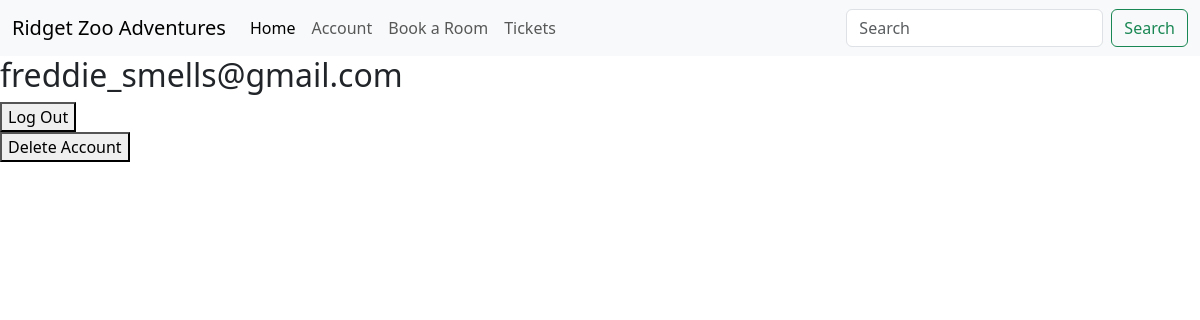
Page /account (signed in) on the earlier database version.
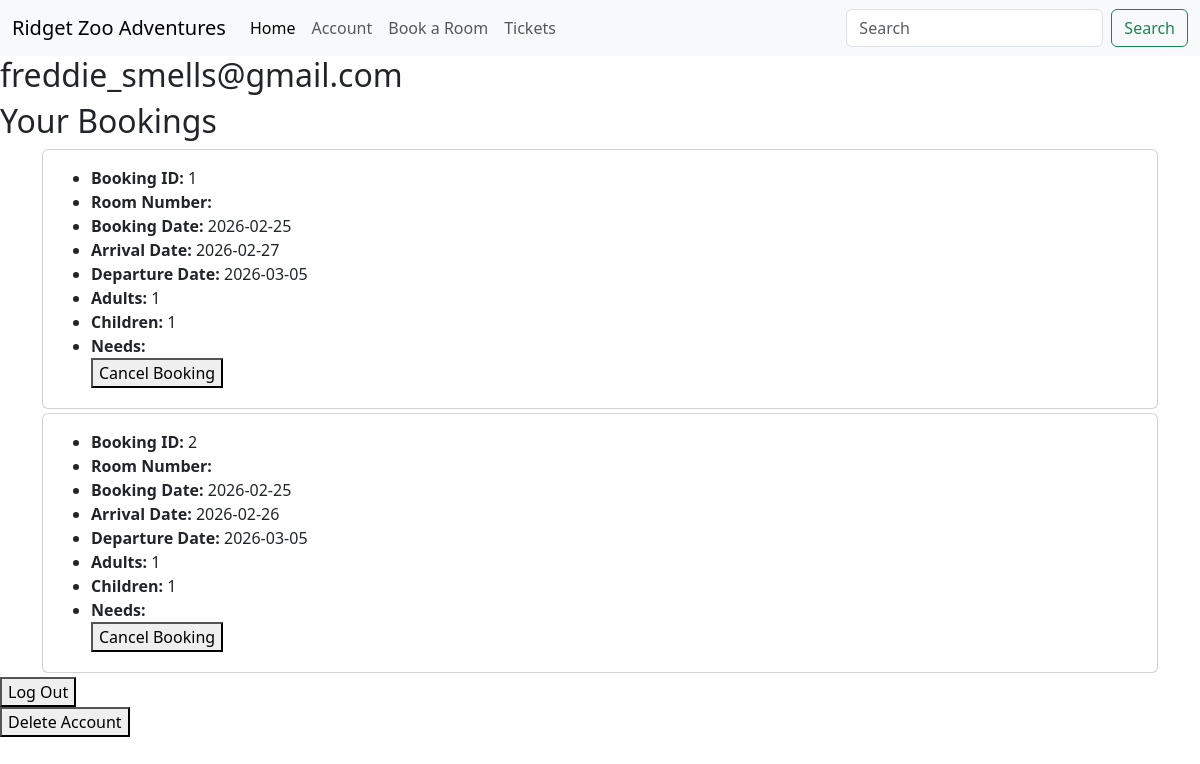
Same page on the later database version.
### database.py (models this page shows, shortened)
class User(db.Model, UserMixin):
    user_id = db.Column(db.Integer, primary_key=True)
    email = db.Column(db.String(120), unique=True, nullable=False)
    password = db.Column(db.String(128), nullable=False)
    send_email = db.Column(db.Boolean, default=True)
    is_admin = db.Column(db.Boolean, default=False)

class hotel_bookings(db.Model):
    booking_id = db.Column(db.Integer, primary_key=True)
    user_id = db.Column(db.Integer, db.ForeignKey('user.user_id'), nullable=False)
    room_id = db.Column(db.Integer, db.ForeignKey('rooms.room_id'), nullable=False)
    room_number = db.Column(db.String(50), nullable=False)
    booking_date = db.Column(db.String, nullable=False)
    check_in_date = db.Column(db.String, nullable=False)
    check_out_date = db.Column(db.String, nullable=False)
    adults = db.Column(db.Integer, nullable=False)
    children = db.Column(db.Integer, nullable=False)
    needs = db.Column(db.String(200), nullable=True)
    price = db.Column(db.Float, nullable=False)

### routes.py (the view)
@routes_blueprint.route('/account')
@login_required
def account():
    email = current_user.email
    user_bookings = hotel_bookings.query.filter_by(user_id=current_user.user_id).all()
    user_tickets = tickets.query.filter_by(user_id=current_user.user_id).all()
    return render_template('account.html', bookings=user_bookings, email=email, tickets=user_tickets)

### mock.py (called while the page is built)
@login_manager.user_loader
def load_user(user_id):
    return User.query.get(int(user_id))

### templates/account.html (shortened to what this page needs)
{% extends "base.html" %}
{% block content %}
<h2>{{ email }}</h2>
{% if bookings %}
<h2>Your Bookings</h2>
{% for booking in bookings %}
<div class="container mt-1">
    <div class="card mb-1">
        <div class="card-body">
            <ul class="mb-1">
                <form action="{{ url_for('routes.cancel_booking') }}" method="POST">
                <li><strong>Booking ID:</strong> {{ booking.booking_id }}</li>
                <li><strong>Room Number:</strong> {{ booking.room_num }}</li>
                <li><strong>Booking Date:</strong> {{ booking.booking_date }}</li>
                <li><strong>Arrival Date:</strong> {{ booking.check_in_date }}</li>
                <li><strong>Departure Date:</strong> {{ booking.check_out_date }}</li>
                <li><strong>Adults:</strong> {{ booking.adults }}</li>
                <li><strong>Children:</strong> {{ booking.children }}</li>
                <li><strong>Needs:</strong> {{ booking.needs }}</li>
                <button type="submit">Cancel Booking</button>
                </form>
            </ul>
        </div>
    </div>
</div>
{% endfor %}
{% endif %}
<form action="{{ url_for('routes.logout') }}" method="POST">
    <button type="submit">Log Out</button>
</form>
<form action="{{ url_for('routes.delete_account') }}" method="POST">
    <button type="submit">Delete Account</button>
</form>
{% endblock %}

### templates/base.html (shortened to what this page needs)
{% from 'bootstrap5/form.html' import render_form %}
<!DOCTYPE html>
<html lang="en">
<head>
    {{ bootstrap.load_css() }}
</head>
<body>
<nav class="navbar navbar-expand-lg navbar-light bg-light">
  <div class="container-fluid">
    <a class="navbar-brand" href="/">Ridget Zoo Adventures</a>
    <div class="collapse navbar-collapse" id="navbarSupportedContent">
      <ul class="navbar-nav me-auto mb-2 mb-lg-0">
        <li class="nav-item">
          <a class="nav-link active" aria-current="page" href="/">Home</a>
        </li>
        <li class="nav-item">
          <a class="nav-link" href="/account">Account</a>
        </li>
        <li class="nav-item">
          <a class="nav-link" href="/Roomsearch">Book a Room</a>
        </li>
        <li class="nav-item">
          <a class="nav-link" href="/tickets">Tickets</a>
        </li>
      </ul>
      <form class="d-flex">
        <input class="form-control me-2" type="search" placeholder="Search" aria-label="Search">
        <button class="btn btn-outline-success" type="submit">Search</button>
      </form>
    </div>
  </div>
</nav>
{% block content %}{% endblock %}
</body>
</html>

Differences in the rows shown:
added hotel_bookings: booking_id "1", booking_date "2026-02-25", check_in_date "2026-02-27", check_out_date "2026-03-05", adults "1", children "1"
added hotel_bookings: booking_id "2", booking_date "2026-02-25", check_in_date "2026-02-26", check_out_date "2026-03-05", adults "1", children "1"
Other differences:
text now shown: "Your Bookings"
